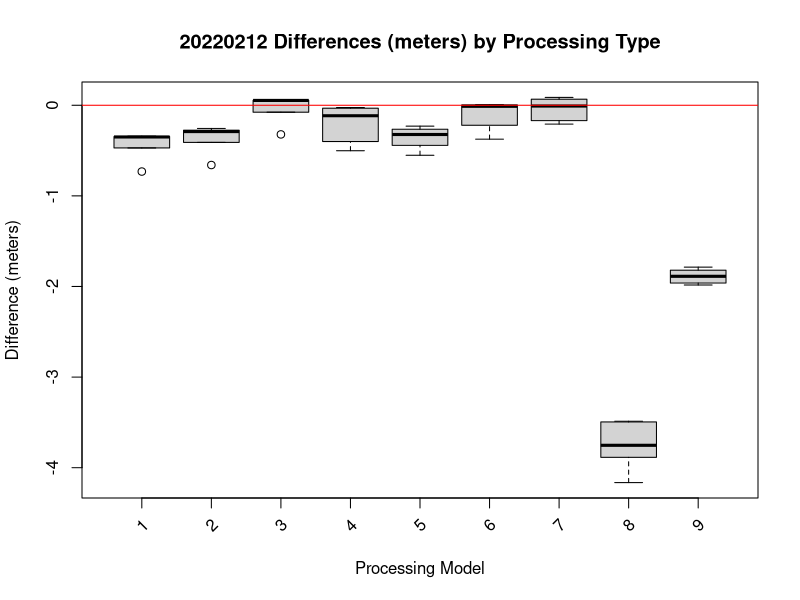
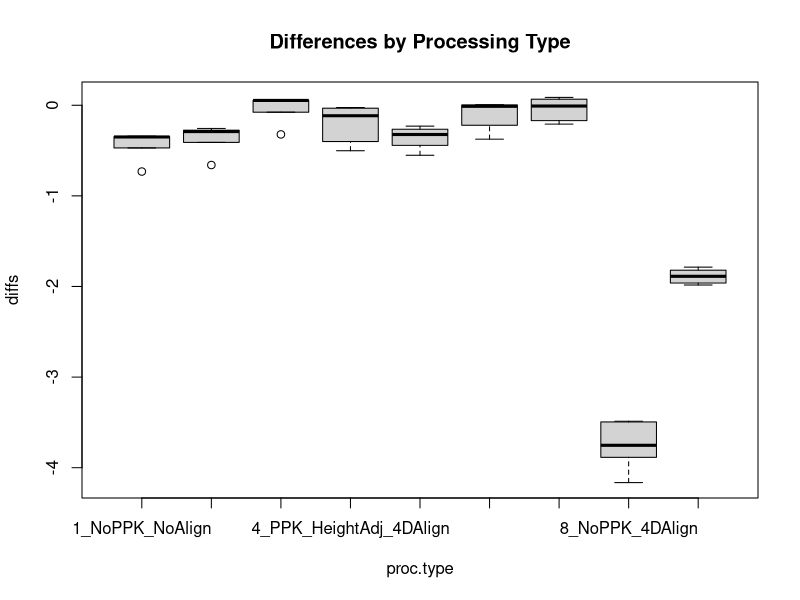
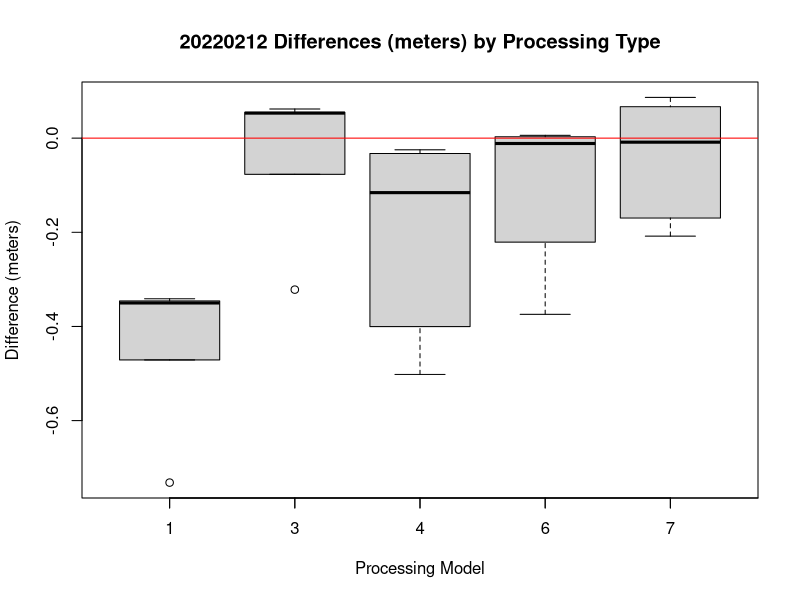

These charts were generated, in order, by the following R code:
proc.type <- c(rep('1_NoPPK_NoAlign',5),rep('2_PPK_HeightAdj_NoAlign',5),rep('3_PPK_NoHeightAdj_NoAlign',5),
  rep('6_PPK_NoHeightAdj_4DAlign',5),rep('4_PPK_HeightAdj_4DAlign',5),rep('5_PPK_HeightAdj_4DAlign_Paired',5),
  rep('7_PPK_NoHeightAdj_4DAlign_Paired',5),rep('8_NoPPK_4DAlign',5),rep('9_NoPPK_4DAlign_Paired',5))

proc.type <- as.factor(proc.type)

diffs <- c(-0.341162,-0.34582,-0.471113,-0.731689,-0.350059,
           -0.255957,-0.275508,-0.410078,-0.659668,-0.290488,
           0.061914,0.054814,-0.076826,-0.321777,0.053262,
           0.006006,-0.011348,-0.220869,-0.374268,0.002969,
           -0.024756,-0.032588,-0.400313,-0.501953,-0.115684,
           -0.264746,-0.230586,-0.552168,-0.442871,-0.322715,
           0.066797,0.086553,-0.208174,-0.169678,-0.008506,
           -3.487158,-3.49499,-3.885664,-4.164307,-3.752891,
           -1.962012,-1.820186,-1.887861,-1.983887,-1.786338)

mnvec <- tapply(diffs,proc.type,mean)
nvec <- tapply(diffs,proc.type,length)
# Bind the data to assign the batch number to each amount value
aovdata <- data.frame(cbind(diffs,proc.type))
attach(aovdata)

# Make side-by-side boxplots

# Make side-by-side boxplots
bp <- boxplot(diffs ~ proc.type, data = aovdata, xaxt = "n",main="20220212 Differences (meters) by Processing Type",
              xlab = 'Processing Model',
              ylab = 'Difference (meters)')
tick <- seq_along(bp$names)
axis(1, at = tick, labels = FALSE)
text(tick, par("usr")[3] - 0.3, bp$names, srt = 45, xpd = TRUE)
abline(h = 0, col = "red")
quartz()
boxplot(diffs~proc.type,main="Differences by Processing Type")

# ANOVA using aov function
f1 <- aov(diffs~as.factor(proc.type)) 
summary(f1)
f2 <- lm(diffs~as.factor(proc.type)) 
summary(f2)

# Means Model ANOVA using aov and lm functions 
f3 <- aov(diffs~as.factor(proc.type))    # same ANOVA table as effects model
summary(f3)
f4 <- lm(diffs~as.factor(proc.type))   # same ANOVA table as effects model
summary(f4)            # output below   Signif. codes:

# Compare the models that differed significantly from the baseline

# Model 1 is the baseline
model.1 <- aovdata[aovdata$proc.type == '1',]
model.2 <- aovdata[aovdata$proc.type == '2',]
model.8 <- aovdata[aovdata$proc.type == '8',]
model.9 <- aovdata[aovdata$proc.type == '9',]
# the rest are the models we wish to compare
model.3 <- aovdata[aovdata$proc.type == '3',]
model.4 <- aovdata[aovdata$proc.type == '4',]
model.5 <- aovdata[aovdata$proc.type == '5',]
model.6 <- aovdata[aovdata$proc.type == '6',]
model.7 <- aovdata[aovdata$proc.type == '7',]

t.test(model.1$diffs,mu=0)
t.test(model.3$diffs,mu=0)
t.test(model.4$diffs,mu=0)
t.test(model.5$diffs,mu=0)
t.test(model.6$diffs,mu=0)
t.test(model.7$diffs,mu=0)
t.test(model.8$diffs,mu=0)
t.test(model.9$diffs,mu=0)

# Now let's see if models 3, 6, and 7 differ from each other.
t.test(model.3,model.4,var.equal=T)
t.test(model.3,model.6,var.equal=T)
t.test(model.3,model.7,var.equal=T)
t.test(model.4,model.6,var.equal=T)
t.test(model.4,model.7,var.equal=T)
t.test(model.6,model.7,var.equal=T)

mean(model.1$diffs)
mean(model.3$diffs)
mean(model.6$diffs)
mean(model.7$diffs)

sd(model.1$diffs)
sd(model.2$diffs)
sd(model.3$diffs)
sd(model.4$diffs)
sd(model.5$diffs)
sd(model.6$diffs)
sd(model.7$diffs)
sd(model.8$diffs)
sd(model.9$diffs)

df_list <- list(model.1, model.3, model.4, model.6, model.7)      

#merge all data frames together
compare <- Reduce(function(x, y) merge(x, y, all=TRUE), df_list)
boxplot(diffs ~ proc.type, data = compare,main="20220212 Differences (meters) by Processing Type",
        xlab = 'Processing Model',
        ylab = 'Difference (meters)')
tick <- seq_along(bp$names)
axis(1, at = tick, labels = FALSE)

abline(h=0, col = 'red')
  